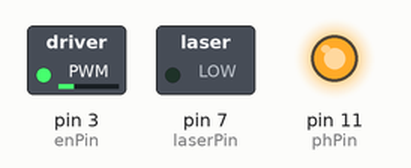
Simulated run of this sketch. Board: Arduino Uno, built with avr-gcc and run on an emulated ATmega328P. On the bench: switched loads named in the sketch (green lamp = pin HIGH), output pins drawn as LEDs (lit = HIGH). Pins used as bus, display or sensor lines are not drawn; what the sketch prints to the serial monitor is not drawn.

Above: at 1.1 s.
At 6.1 s:
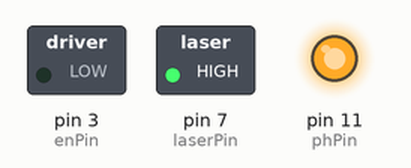
At 8.1 s:
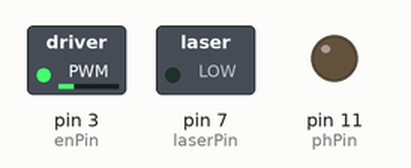
At 15.0 s:
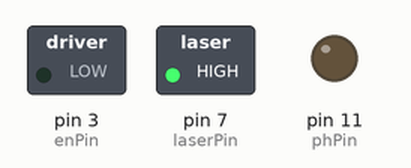
Timing chart, 0 to 19.3 s (numbered marks = the images above):
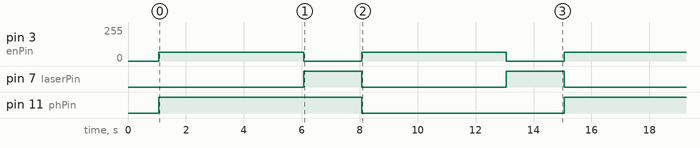

Measured:
- by itself, pin 3 (enPin): alternates 65/255 for 5.0 s and 0/255 for 2.0 s
- by itself, pin 7 (laserPin): alternates HIGH for 2.0 s and LOW for 5.0 s
- by itself, pin 11 (phPin): alternates HIGH for 7.0 s and LOW for 7.0 s

The sketch:

_ENGG2000.ino.ino
```cpp
//Trial 4: Default backup incase nothing works

/*
 * Motor Control: Forward → Stop → Reverse → Stop
 * Arduino Uno + DRV8874 + GB37Y3530 DC Motor with Encoder
 */

// ============================================
// PIN DEFINITIONS
// ============================================
const int enPin = 3;    // Speed control (PWM) → DRV8874 EN/IN1
const int phPin = 11;    // Direction control → DRV8874 PH/IN2
const int sleepPin = 9; // Wake up driver

const int laserPin = 7; //Pin for the laser

/*const int irLedPin = 6; //IR emitter led pin
const int irRecieverPin = 7; //IR reciever output pin
*/

// ============================================
// VARIABLES
// ============================================

int motorSpeed = 65;   // 25% of max speed


// ============================================
// IR FUNCTIONS
// ============================================

// Sends a short burst of ~38kHz IR by toggling the LED manually
/*void sendIRBurst() {
  for (int i = 0; i < 200; i++) {
    digitalWrite(irLedPin, HIGH); // LED on
    delayMicroseconds(13);        // ~38kHz half-period (1/38000/2 ≈ 13.16us)
    digitalWrite(irLedPin, LOW);  // LED off
    delayMicroseconds(13);
  }
}

// Sends the burst, then checks if the receiver picked it up
bool checkIRDetected() {
  sendIRBurst();
  int state = digitalRead(irReceiverPin);
  return (state == LOW);                  // when signal is detected
}*/

// ============================================
// SETUP
// ============================================
void setup() {
  Serial.begin(9600);

  // Motor control pins
  pinMode(enPin, OUTPUT);
  pinMode(phPin, OUTPUT);
  pinMode(sleepPin, OUTPUT);

  // Wake up the driver
  digitalWrite(sleepPin, HIGH);
  delay(10);

  //Laser pin
  pinMode(laserPin, OUTPUT);

  Serial.println("Motor Control Ready!");
  Serial.println("Sequence: Forward → Stop → Reverse → Stop");
  Serial.println("------------------------------------------");
  delay(1000);
}

// ============================================
// MAIN LOOP
// ============================================
void loop() {
  // ============================================
  // 1. MOVE FORWARD
  // ============================================
  Serial.println("▶ FORWARD");
  digitalWrite(laserPin, LOW); // Off
  digitalWrite(phPin, HIGH);   // Forward direction
  analogWrite(enPin, motorSpeed);
  delay(5000);                  // Run for 5 seconds

  // ============================================
  // 2. STOP
  // ============================================

  Serial.println("■ STOP");
  analogWrite(enPin, 0);        // Brake
  digitalWrite(laserPin, HIGH); // On
  delay(2000);                  // Stop for 2 seconds
  Serial.println();

  // ============================================
  // 3. MOVE REVERSE
  // ============================================
  Serial.println("◀ REVERSE");
  digitalWrite(laserPin, LOW);  // Off
  digitalWrite(phPin, LOW);     // Reverse direction
  analogWrite(enPin, motorSpeed);
  delay(5000);                  // Run for 5 seconds

  // ============================================
  // 4. STOP
  // ============================================
  Serial.println("■ STOP");
  analogWrite(enPin, 0);        // Brake
  digitalWrite(laserPin, HIGH); // On
  delay(2000);                  // Stop for 2 seconds
  Serial.println();
  Serial.println("========== Loop Repeating ==========");
  Serial.println();
}
```
